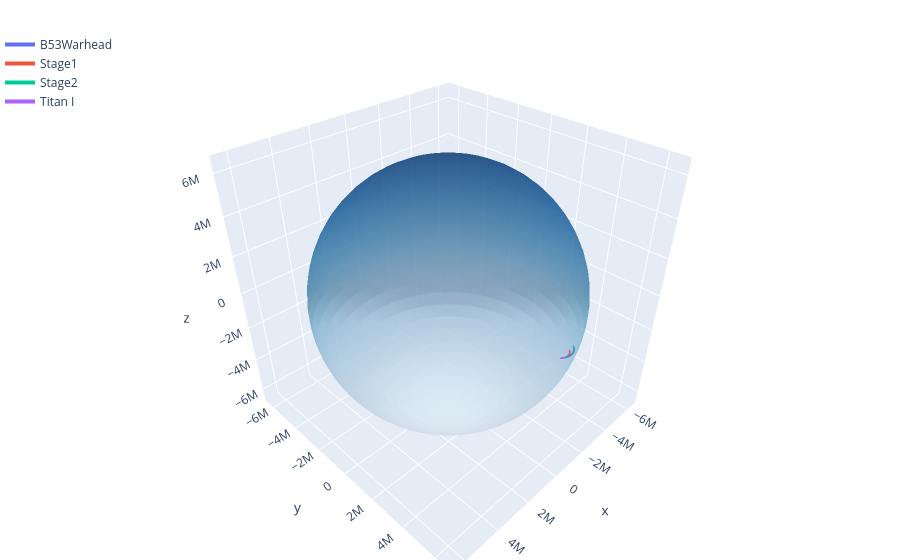

Notebook code for this chart:
### Code cell
u, v = np.mgrid[0:2*np.pi:60j, 0:np.pi:30j]
R = earth.radius

fig = go.Figure()

# Planet sphere
fig.add_trace(go.Surface(
    x=R * np.cos(u) * np.sin(v),
    y=R * np.sin(u) * np.sin(v),
    z=R * np.cos(v),
    colorscale="Blues", showscale=False, opacity=0.6,
    name="Earth", hoverinfo="skip",
))

# One trace per object, coloured like seaborn hue="name"
colors = [
    "#636EFA", "#EF553B", "#00CC96", "#AB63FA", "#FFA15A",
    "#19D3F3", "#FF6692", "#B6E880", "#FF97FF", "#FECB52",
]
for i, (name, group) in enumerate(df.groupby("name", sort=False)):
    pos = np.stack(group.sort_values("time")["position"].values)
    fig.add_trace(go.Scatter3d(
        x=pos[:, 0], y=pos[:, 1], z=pos[:, 2],
        mode="lines",
        line=dict(width=4, color=colors[i % len(colors)]),
        name=name,
    ))

fig.update_layout(
    scene=dict(aspectmode="data"),
    legend=dict(x=0, y=1),
    margin=dict(l=0, r=0, t=30, b=0),
)
fig.show()

### Figure 1 — Plotly figure (JSON) as saved in the notebook; plotly's stock layout.template omitted (floating-point values rounded to 4 significant figures; data arrays with more than 128 entries replaced by an {"elided": "..."} marker saying what was removed)
{"data": [{"colorscale": [[0, "rgb(247,251,255)"], [0.125, "rgb(222,235,247)"], [0.25, "rgb(198,219,239)"], [0.375, "rgb(158,202,225)"], [0.5, "rgb(107,174,214)"], [0.625, "rgb(66,146,198)"], [0.75, "rgb(33,113,181)"], [0.875, "rgb(8,81,156)"], [1, "rgb(8,48,107)"]], "hoverinfo": "skip", "name": "Earth", "opacity": 0.6, "showscale": false, "type": "surface", "x": {"elided": "60x30 float values"}, "y": {"elided": "60x30 float values"}, "z": {"elided": "60x30 float values"}}, {"line": {"color": "#636EFA", "width": 4}, "mode": "lines", "name": "B53Warhead", "type": "scatter3d", "x": {"elided": "766 float values"}, "y": {"elided": "766 float values"}, "z": {"elided": "766 float values"}}, {"line": {"color": "#EF553B", "width": 4}, "mode": "lines", "name": "Stage1", "type": "scatter3d", "x": {"elided": "894 float values"}, "y": {"elided": "894 float values"}, "z": {"elided": "894 float values"}}, {"line": {"color": "#00CC96", "width": 4}, "mode": "lines", "name": "Stage2", "type": "scatter3d", "x": {"elided": "1029 float values"}, "y": {"elided": "1029 float values"}, "z": {"elided": "1029 float values"}}, {"line": {"color": "#AB63FA", "width": 4}, "mode": "lines", "name": "Titan I", "type": "scatter3d", "x": {"elided": "305 float values"}, "y": {"elided": "305 float values"}, "z": {"elided": "305 float values"}}], "layout": {"legend": {"x": 0, "y": 1}, "margin": {"b": 0, "l": 0, "r": 0, "t": 30}, "scene": {"aspectmode": "data"}}}
